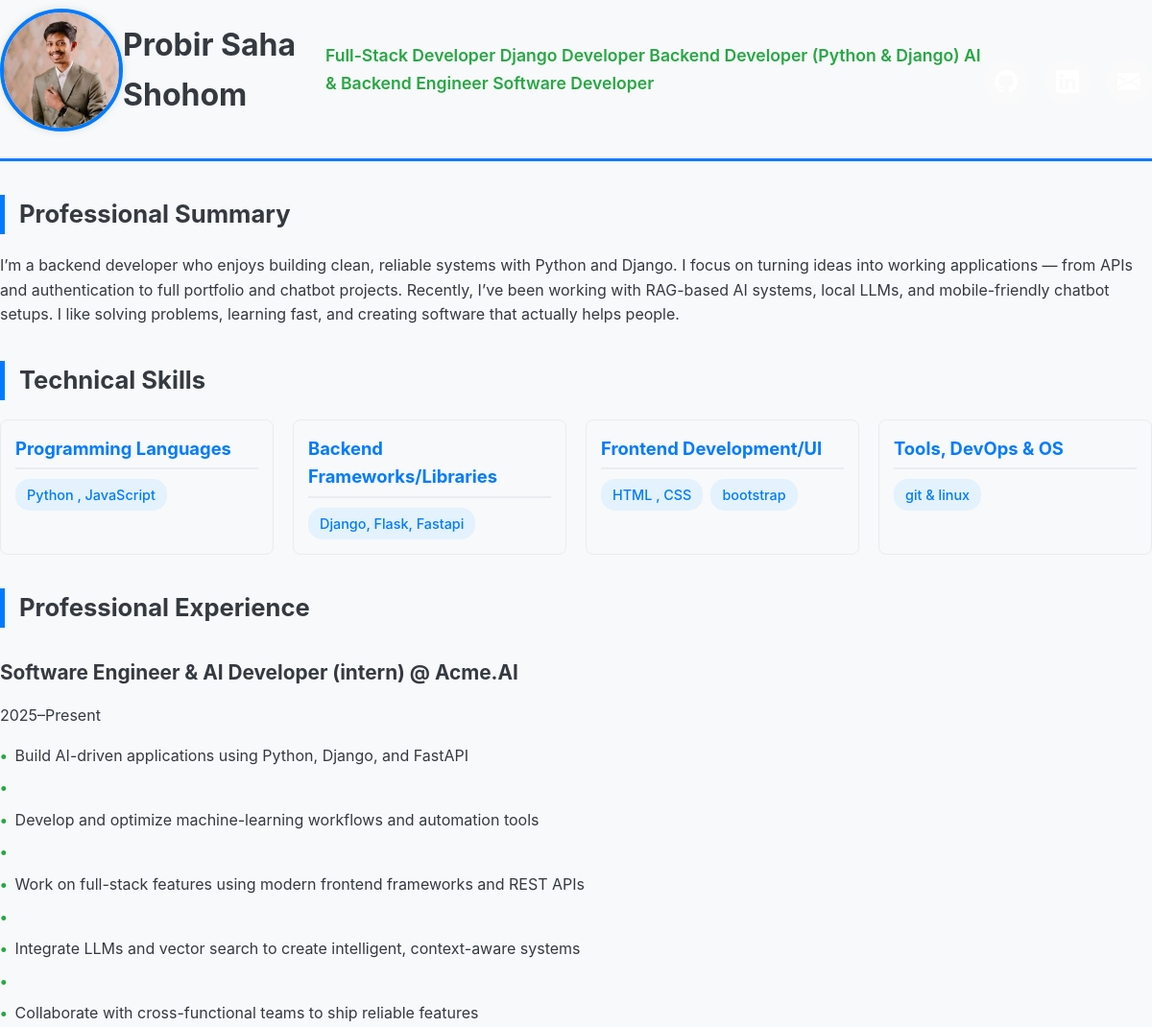
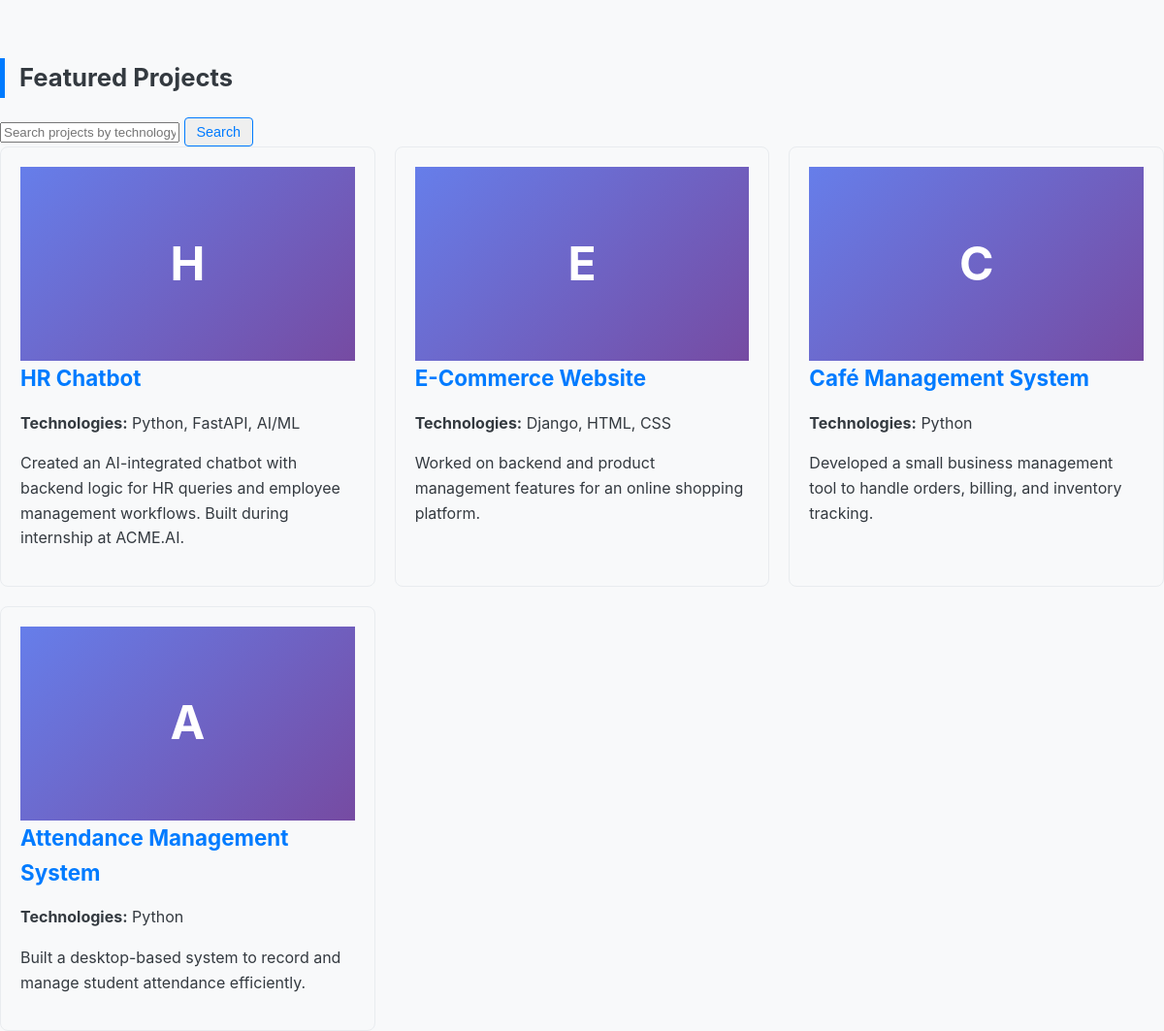
The page / on the database its author committed (2 pictures, top to bottom).
### portfolio_app/models.py (models this page shows, shortened)
class Profile(models.Model):
    name = models.CharField(max_length=100)
    title = models.CharField(max_length=200)
    summary = models.TextField()
    profile_pic = models.ImageField(upload_to='profiles/', blank=True, null=True)

class Skill(models.Model):
    profile = models.ForeignKey(Profile, on_delete=models.CASCADE, related_name='skills', null=True, blank=True)
    name = models.CharField(max_length=100)
    CATEGORY_CHOICES = [
        ('Language', 'Programming Languages'),
        ('Backend', 'Backend Frameworks/Libraries'),
        ('Frontend', 'Frontend Development/UI'),
        ('Database', 'Databases & ORMs'),
        ('Tools', 'Tools, DevOps & OS'),
        ('Concepts', 'Core Concepts'),
    ]
    category = models.CharField(max_length=10, choices=CATEGORY_CHOICES, default='Language')
    class Meta:
        ordering = ['category', 'name']

class Experience(models.Model):
    profile = models.ForeignKey(Profile, on_delete=models.CASCADE, related_name='experiences')
    title = models.CharField(max_length=200)
    company = models.CharField(max_length=100)
    years = models.CharField(max_length=50)
    points = models.TextField(help_text="Points separated by newlines")

class Project(models.Model):
    profile = models.ForeignKey(Profile, on_delete=models.CASCADE, related_name='projects', null=True, blank=True)
    title = models.CharField(max_length=200)
    description = models.TextField()
    technologies = models.CharField(max_length=300)
    image = models.ImageField(upload_to='project_images/', null=True, blank=True)
    live_link = models.URLField(blank=True, null=True)
    github_link = models.URLField(blank=True, null=True)

### portfolio_app/views.py (the view)
# urls.py: path('', views.home_view, name='home'),
def home_view(request):
    profile = Profile.objects.first()
    if not profile:
        context = {
            'name': 'Probir Saha Shohom',
            'title': 'Python Developer | Backend & AI Enthusiast',
            'contact': {
                'phone': '01711162048',
                'email': 'sohom5102@gmail.com',
                'location': 'Uttara, Dhaka',
                'linkedin_url': 'https://www.linkedin.com/in/probir-saha-shohom',
                'github_url': 'https://github.com/Probir127',
            },
            'summary': 'Passionate and detail-oriented Python Developer with a strong foundation in backend development, REST API design, and clean code practices. Currently completing a Diploma in Computer Science and gaining real-world experience through an internship at ACME.AI, where I developed an AI-powered HR Chatbot. Skilled in FastAPI, Django, Flask, and eager to grow into a full-stack or AI-focused engineering role.',
            'skills_data': {
                'Programming Languages': ['Python', 'JavaScript'],
                'Backend Frameworks/Libraries': ['FastAPI', 'Django', 'Flask'],
                'Frontend Development/UI': ['HTML', 'CSS', 'Responsive Web Design'],
                'Tools, DevOps & OS': ['Git', 'Linux (basic)'],
                'Databases & ORMs': ['SQLite', 'MySQL (basic)'],
                'Core Concepts': ['AI/ML', 'RAG', 'LangChain', 'NLP', 'OOP', 'REST API', 'DSA', 'Debugging', 'Problem Solving'],
            },
            'experience': [
                {
                    'title': 'Software Engineering Intern (Ongoing)',
                    'company': 'ACME.AI',
                    'years': '2025 — Present',
                    'points': [
                        'Developed an AI-powered HR Chatbot using Python and FastAPI to handle employee queries and automate HR responses.',
                        'Collaborated with mentors to debug, test, and improve system performance.',
                        'Gained hands-on experience with backend architecture, version control (Git), and deployment basics on Linux.',
                    ],
                },
            ],
            'projects': [],
            'education': [
                {'degree': 'Diploma in Computer Science (Ongoing)', 'school': 'Ahsanullah Institute of Technical & Vocational Education (AIVET)', 'years': '2022 — Present'},
                {'degree': 'Secondary School Certificate (SSC)', 'school': 'Momtaz Uddin Business Management College', 'years': '2021'},
            ],
            'certifications': ['Front-End Development Certification', 'Continuous Learning: Python for Beginners (self-taught), API Design with FastAPI'],
            'languages': [{'lang': 'Bangla', 'level': 'Native'}, {'lang': 'English', 'level': 'Proficient'}],
            'interests': ['Backend Development', 'AI/ML Applications', 'Problem-Solving Challenges', 'Open-Source Contributions'],
        }
    else:
        contact = getattr(profile, 'contact', None)
        grouped_skills = {}
        for skill in profile.skills.all():
            cat_display = skill.get_category_display()
            if cat_display not in grouped_skills:
                grouped_skills[cat_display] = []
            grouped_skills[cat_display].append(skill.name)
        category_order = [
            'Programming Languages',
            'Backend Frameworks/Libraries',
            'Frontend Development/UI',
            'Databases & ORMs',
            'Tools, DevOps & OS',
            'Core Concepts',
        ]
        ordered_skills = {}
        for cat in category_order:
            if cat in grouped_skills:
                ordered_skills[cat] = sorted(grouped_skills[cat])
        for cat, skills in sorted(grouped_skills.items()):
            if cat not in ordered_skills:
                ordered_skills[cat] = sorted(skills)
        experience = [
            {
                'title': exp.title,
                'company': exp.company,
                'years': exp.years,
                'points': exp.points.splitlines() if exp.points else [],
            } for exp in profile.experiences.all()
        ]
        query = request.GET.get('q')
        projects = profile.projects.all().order_by('-id')
        if query:
            projects = projects.filter(technologies__icontains=query)
        context = {
            'profile': profile,
            'name': profile.name,
            'title': profile.title,
            'contact': contact,
            'summary': profile.summary,
            'skills_data': ordered_skills,  # Use the properly ordered skills
            'experience': experience,
            'projects': projects,
            'education': profile.educations.all(),
            'certifications': [c.name for c in profile.certifications.all()],
            'languages': profile.languages.all(),
            'interests': [i.name for i in profile.interests.all()],
        }
    return render(request, 'portfolio_app/home.html', context)

### portfolio_app/templates/portfolio_app/home.html (shortened to what this page needs)
{% extends "portfolio_app/base.html" %}
{% load static %}
{% block content %}
<div class="profile-header">
    {% if profile.profile_pic %}
        <img src="{{ profile.profile_pic.url }}" alt="{{ name }}'s Photo" class="profile-img">
    {% else %}
        <img src="{% static 'portfolio_app/img/profile_pic.jpg' %}" alt="{{ name }}" class="profile-img">
    {% endif %}
    <h1>{{ name }}</h1>
    {% if title %}
        <p class="title-role">{{ title }}</p>
    {% endif %}
    {% if contact %}
    <div style="margin-top: 1.5rem; display: flex; justify-content: center; gap: 1rem; position: relative; z-index: 1;">
        {% if contact.github_url %}
        <a href="{{ contact.github_url }}" target="_blank" rel="noopener" style="color: white; background: rgba(255,255,255,0.2); padding: 0.75rem; border-radius: 50%; display: inline-flex; transition: all 0.3s ease;" title="GitHub">
        </a>
        {% endif %}
        {% if contact.linkedin_url %}
        <a href="{{ contact.linkedin_url }}" target="_blank" rel="noopener" style="color: white; background: rgba(255,255,255,0.2); padding: 0.75rem; border-radius: 50%; display: inline-flex; transition: all 0.3s ease;" title="LinkedIn">
        </a>
        {% endif %}
        {% if contact.email %}
        <a href="mailto:{{ contact.email }}" style="color: white; background: rgba(255,255,255,0.2); padding: 0.75rem; border-radius: 50%; display: inline-flex; transition: all 0.3s ease;" title="Email">
        </a>
        {% endif %}
    </div>
    {% endif %}
</div>
<section id="summary">
    <h2 class="section-heading">Professional Summary</h2>
    <p>{{ summary }}</p>
</section>
<section id="skills">
    <h2 class="section-heading">Technical Skills</h2>
    <div class="skills-grid">
        {% for cat, items in skills_data.items %}
            <div class="skill-category">
                <h3>{{ cat }}</h3>
                <div class="skill-list">
                    {% for item in items %}
                        <span class="skill-item">{{ item }}</span>
                    {% endfor %}
                </div>
            </div>
        {% empty %}
            <div style="grid-column: 1/-1; text-align: center; padding: 2rem; color: #64748b;">
                <p>Add your skills in the admin panel to display them here.</p>
            </div>
        {% endfor %}
    </div>
</section>
<section id="experience">
    <h2 class="section-heading">Professional Experience</h2>
    {% for job in experience %}
        <div class="job-entry">
            <h3>{{ job.title }} @ {{ job.company }}</h3>
            <p>{{ job.years }}</p>
            <ul>
                {% for point in job.points %}
                    <li>{{ point }}</li>
                {% endfor %}
            </ul>
        </div>
    {% empty %}
        <div style="text-align: center; padding: 2rem; color: #64748b;">
            <p>Add your experience in the admin panel to display it here.</p>
        </div>
    {% endfor %}
</section>
<section id="projects">
    <h2 class="section-heading">Featured Projects</h2>
    <form method="get">
        <input type="text" name="q" placeholder="Search projects by technology..." value="{{ request.GET.q }}" aria-label="Filter projects">
        <button type="submit" class="btn">Search</button>
    </form>
    <div class="projects-list">
        {% for project in projects %}
            <div class="project-card">
                {% if project.image %}
                    <img src="{{ project.image.url }}" alt="{{ project.title }}">
                {% else %}
                    <div style="height: 200px; background: linear-gradient(135deg, #667eea 0%, #764ba2 100%); display: flex; align-items: center; justify-content: center; color: white; font-size: 3rem; font-weight: 700;">
                        {{ project.title|slice:":1"|upper }}
                    </div>
                {% endif %}
                <h4>{{ project.title }}</h4>
                <p><strong>Technologies:</strong> {{ project.technologies }}</p>
                <p>{{ project.description|truncatewords:25 }}</p>
            </div>
        {% empty %}
            <div style="grid-column: 1/-1; text-align: center; padding: 3rem; background: white; border-radius: 16px; box-shadow: 0 2px 8px rgba(0,0,0,0.08);">
                <p style="font-size: 1.1rem; color: #64748b;">No projects found. Add your projects in the admin panel!</p>
            </div>
        {% endfor %}
    </div>
</section>
{% endblock %}

### portfolio_app/templates/portfolio_app/base.html (shortened to what this page needs)
{% load static %}
<!DOCTYPE html>
<html lang="en">
<head>
    <link rel="stylesheet" href="{% static 'portfolio_app/css/style.css' %}">
</head>
<body>
    <main id="content">
        {% block content %}{% endblock %}
    </main>
</body>
</html>

### portfolio_app/static/portfolio_app/css/style.css (style rules this page uses)
:root { --primary-color: #007bff; --secondary-color: #343a40; --accent-color: #28a745; --background-color: #f8f9fa; --card-background: #ffffff; --border-radius: 8px; --box-shadow: 0 4px 15px rgba(0, 0, 0, 0.08); }
body { font-family: 'Inter', 'Segoe UI', Tahoma, Geneva, Verdana, sans-serif; line-height: 1.6; margin: 0; padding: 0; background-color: var(--background-color); color: var(--secondary-color); }
a { color: var(--primary-color); text-decoration: none; transition: color 0.3s; }
.btn { display: inline-block; padding: 6px 12px; margin-right: 10px; border-radius: 4px; font-size: 0.9em; font-weight: 500; transition: background-color 0.3s, border-color 0.3s, color 0.3s; border: 1px solid var(--primary-color); color: var(--primary-color); }
.profile-header { display: flex; align-items: center; justify-content: space-between; padding-bottom: 20px; margin-bottom: 20px; border-bottom: 3px solid var(--primary-color); }
.title-role { font-size: 1.1em; color: var(--accent-color); font-weight: 600; }
.profile-img { width: 120px; height: 120px; border-radius: 50%; object-fit: cover; border: 4px solid var(--primary-color); box-shadow: 0 0 10px rgba(0, 0, 0, 0.1); }
.section-heading { font-size: 1.6em; color: var(--secondary-color); border-left: 5px solid var(--primary-color); padding-left: 15px; margin-top: 35px; margin-bottom: 20px; display: flex; align-items: center; }
.skills-grid { display: grid; grid-template-columns: repeat(auto-fit, minmax(250px, 1fr)); gap: 20px; }
.skill-category { padding: 15px; border: 1px solid #e9ecef; border-radius: var(--border-radius); background-color: #f8f9fa; }
.skill-category h3 { color: var(--primary-color); margin-top: 0; margin-bottom: 10px; font-size: 1.15em; border-bottom: 2px solid #e9ecef; padding-bottom: 5px; }
.skill-list { display: flex; flex-wrap: wrap; gap: 8px; }
.skill-item { background-color: #e3f2fd; color: var(--primary-color); padding: 5px 12px; border-radius: 15px; font-size: 0.9em; font-weight: 500; }
.job-entry { margin-bottom: 20px; padding: 10px 0; }
.job-entry h3 { margin: 0 0 5px 0; font-size: 1.3em; color: var(--secondary-color); }
.job-entry ul { list-style: none; padding-left: 0; margin-top: 10px; }
.job-entry li { padding-left: 1.5em; text-indent: -1.5em; margin-bottom: 8px; }
.job-entry li::before { content: "•"; color: var(--accent-color); font-weight: bold; margin-right: 0.5em; }
.projects-list { display: grid; grid-template-columns: repeat(auto-fit, minmax(300px, 1fr)); gap: 20px; }
.project-card { border: 1px solid #e9ecef; border-radius: var(--border-radius); padding: 20px; transition: box-shadow 0.3s; }
.project-card h4 { color: var(--primary-color); margin: 0 0 5px 0; font-size: 1.4em; }

### rows shown on the page
Profile: profile_pic (picture), name "Probir Saha Shohom", title "Full-Stack Developer Django Developer Backend Developer (Python & Django) AI & Backend Engineer Software Developer", summary "I’m a backend developer who enjoys building clean, reliable systems with Python and Django. I focus on turning ideas into working applications — from APIs and authentication to full portfolio and chatbot projects. Recently, I’ve been working with RAG-based AI systems, local LLMs, and mobile-friendly chatbot setups. I like solving problems, learning fast, and creating software that actually helps people."
Skill: items "Python , JavaScript"
Skill: items "Django, Flask, Fastapi"
Skill: items "HTML , CSS"
Skill: items "bootstrap"
Skill: items "git & linux"
Experience: title "Software Engineer & AI Developer (intern)", company "Acme.AI", years "2025–Present"
Project: title "H", title "HR Chatbot", technologies "Python, FastAPI, AI/ML", description "Created an AI-integrated chatbot with backend logic for HR queries and employee management workflows. Built during internship at ACME.AI."
Project: title "E", title "E-Commerce Website", technologies "Django, HTML, CSS", description "Worked on backend and product management features for an online shopping platform."
Project: title "C", title "Café Management System", technologies "Python", description "Developed a small business management tool to handle orders, billing, and inventory tracking."
Project: title "A", title "Attendance Management System", technologies "Python", description "Built a desktop-based system to record and manage student attendance efficiently."

### other values the page prints
{{ cat }} "Programming Languages" "Backend Frameworks/Libraries" "Frontend Development/UI" "Tools, DevOps & OS"
{{ point }} "Build AI-driven applications using Python, Django, and FastAPI" "Develop and optimize machine-learning workflows and automation tools" "Work on full-stack features using modern frontend frameworks and REST APIs" "Integrate LLMs and vector search to create intelligent, context-aware systems" "Collaborate with cross-functional teams to ship reliable features"
